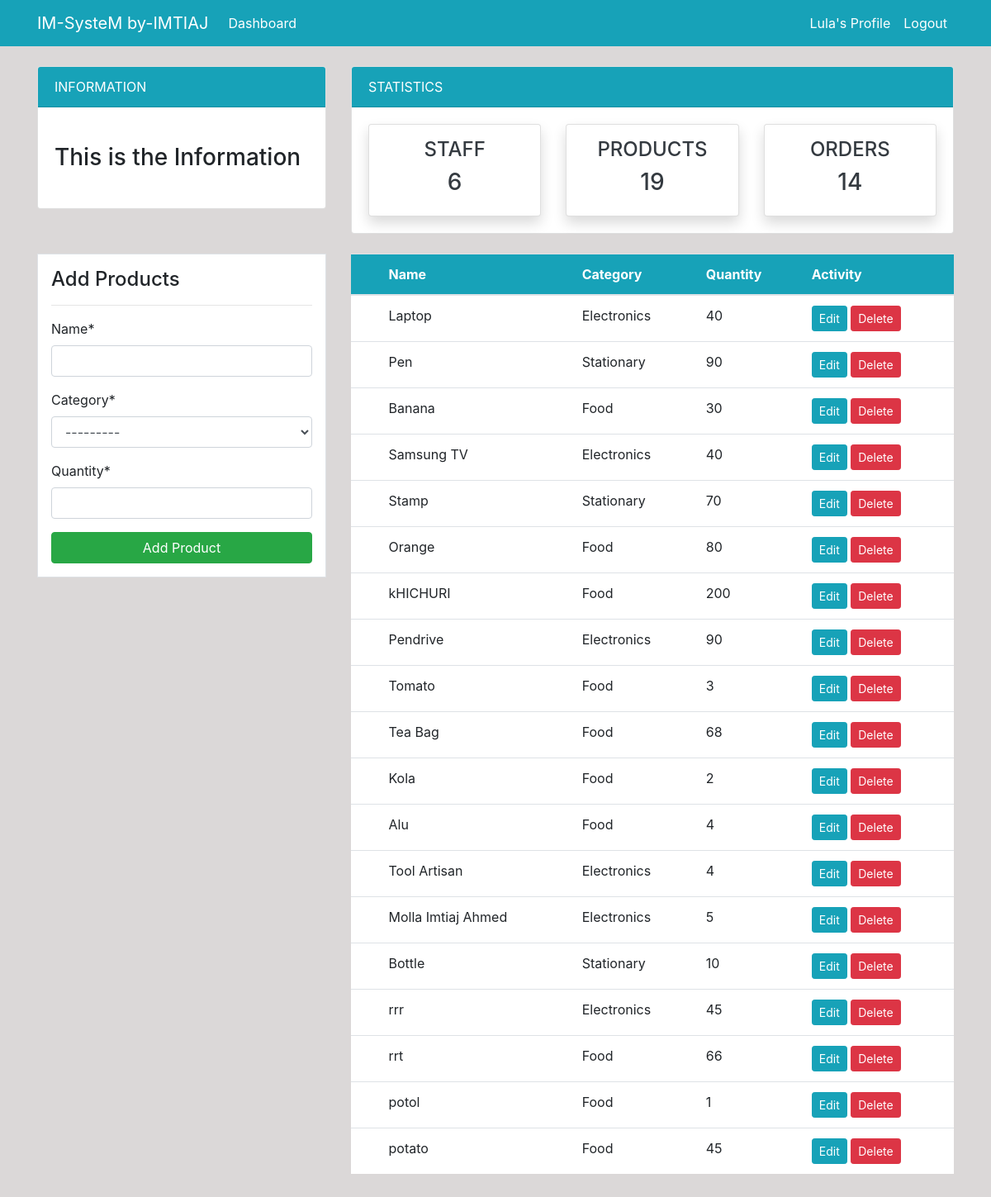
The app's page /product/ (signed in), older data.
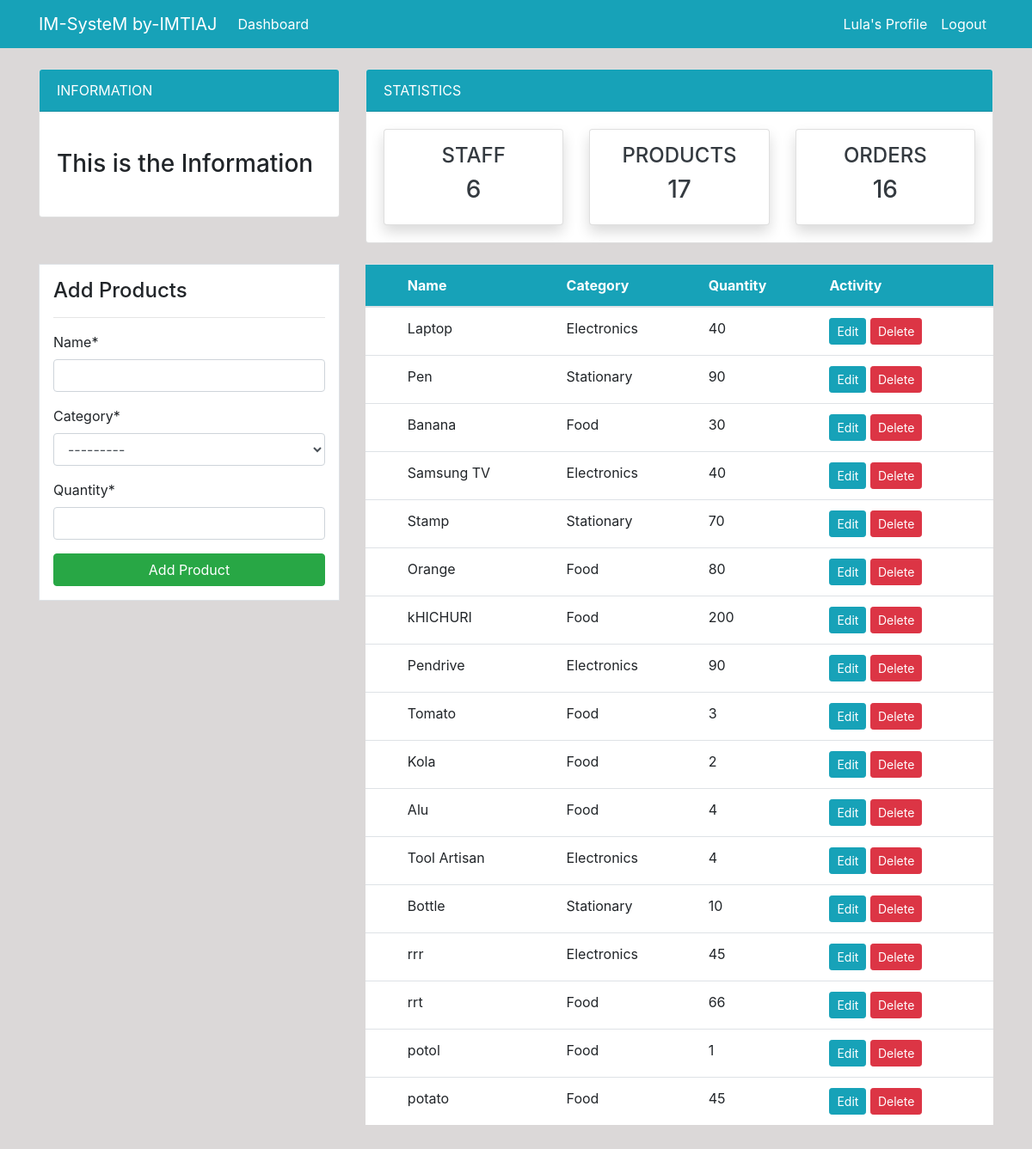
The same page, newer data.
### dashboard/models.py (models this page shows, shortened)
class Product(models.Model):
    name = models.CharField(max_length=100, null=True)
    category = models.CharField(max_length=20, choices =CATEGORY, null=True)
    quantity = models.PositiveBigIntegerField(null=True)
    class Meta:
        verbose_name_plural = 'Product'

### dashboard/views.py (the view)
# urls.py: path('product/', views.product, name='dashboard-product'),
@login_required
def product(request):
    items = Product.objects.all()
    item_count = items.count()
    workers_count = User.objects.all().count()
    order_count = Order.objects.all().count()
    if request.method == 'POST':
        form = ProductForm(request.POST)
        if form.is_valid():
            form.save()
            product_name = form.cleaned_data.get('name')
            messages.success(request, f'{product_name} has been added')
            return redirect('dashboard-product')
    else:
        form = ProductForm()
    context = {
        'items': items,
        'form': form,
        'item_count': item_count,
        'workers_count' : workers_count,
        'order_count': order_count,
    }
    return render(request, 'dashboard/product.html', context)

### dashboard/forms.py
class ProductForm(forms.ModelForm):
    class Meta:
        model = Product
        fields = ['name', 'category', 'quantity']

### templates/dashboard/product.html (shortened to what this page needs)
{% extends 'partials/base.html' %}
{% block content %}
{% include 'partials/topnav.html' %}
{% load crispy_forms_tags %}
<div class="container">
    <div class="row my-4">
        <div class="col-md-4">
            <div class="border bg-white p-3">
                <h4>Add Products</h4>
                <hr>
                <form method="POST">
                    {{ form|crispy }}
                    <input class="btn btn-success btn-block" type="submit" value="Add Product">
                </form>
            </div>
        </div>
        <div class="col-md-8">
            <table class="table bg-white">
                <thead class="bg-info">
                    <tr class="text-white">
                        <th scope="col"></th>
                        <th scope="col">Name</th>
                        <th scope="col">Category</th>
                        <th scope="col">Quantity</th>
                        <th scope="col">Activity</th>
                    </tr>
                </thead>
                <tbody>
                    {% for item in items %}
                    <tr>
                        <th scope="row"></th>
                        <td>{{item.name}}</td>
                        <td>{{item.category}}</td>
                        <td>{{item.quantity}}</td>
                        <td>
                            <a class="btn btn-info btn-sm" href="{% url 'dashboard-product-update' item.id %}">Edit</a>
                            <a class="btn btn-danger btn-sm" href="{% url 'dashboard-product-delete' item.id %}">Delete</a>
                        </td>
                    </tr>
                    {% endfor %}
                </tbody>
            </table>
        </div>
    </div>
</div>
{% endblock %}

Row changes from the older to the newer data that the page shows:
removed Product: name "Tea Bag", category "Food", quantity "68"
removed Product: name "Molla Imtiaj Ahmed", category "Electronics", quantity "5"
Text that changed along with them:
{{ item_count }}: "19" → "17"
{{ order_count }}: "14" → "16"
